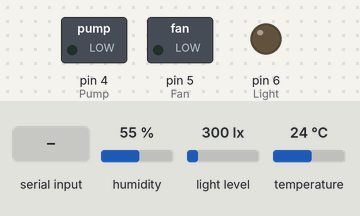
The sketch below on a simulated Arduino Uno, built with avr-gcc and run on an emulated ATmega328P. On the bench: switched loads named in the sketch (green lamp = pin HIGH), output pins drawn as LEDs (lit = HIGH). The inputs (shaded band) are chosen by the test bench; at power-on: humidity 55 %, light level 300 lx, temperature 24 °C.

Above: at 2.2 s.
2.3 s: "f" received over Serial
At 3.9 s:
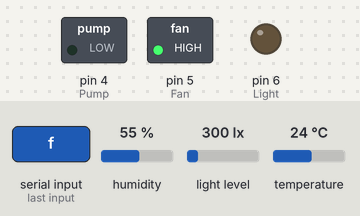
4.5 s: "w" received over Serial
At 5.5 s:
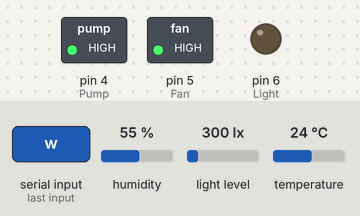
6.5 s: "x" received over Serial
At 8.2 s:
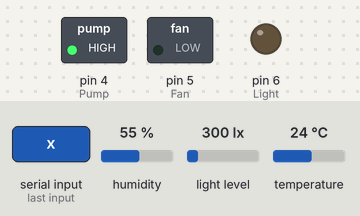
8.6 s: "y" received over Serial
At 9.8 s:
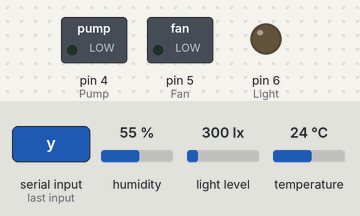
Timing chart, 0 to 11.6 s (numbered marks = the images above; inputs shaded):
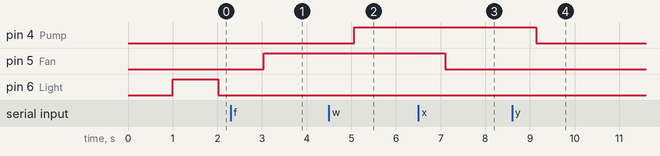

The sketch:

original_arduino_code.ino
```cpp
#include "DHT.h"
#include <Wire.h>
#include <BH1750.h>

const int Pump=4;
const int Fan=5;
const int Light=6;
const int TempHum=7;
const int Moisture=8;
const int TestLED=9;
const int Brightness=12;
const int analogMoistue=0;

#define DHTTYPE DHT11
DHT dht(TempHum, DHTTYPE);
BH1750 lightMeter;
char Data='x';
String cmd="";
float temperature=0;
float humidity=0;
uint16_t lux=0;


void setup()
{

  Wire.begin();
  dht.begin();
  lightMeter.begin();
  Serial.begin(9600);
  Serial.setTimeout(100);
  pinMode(Pump,OUTPUT);
  pinMode(Fan,OUTPUT);
  pinMode(Light,OUTPUT);
  pinMode(Moisture,INPUT);
  pinMode(TestLED,INPUT);
  delay(1000);
  digitalWrite(Pump,LOW);
  digitalWrite(Fan,LOW);
  digitalWrite(Light,LOW);
}

void loop()
{
  while(Serial.available())
  {
    delay(10);
    Data=Serial.read();
    cmd+=Data;
  }


  if(cmd=="aa")   {

    Serial.print(humidity);
  Serial.print("||");
  Serial.print(analogRead(analogMoistue));
  Serial.print("||");
  Serial.print(temperature);
  Serial.print("||");

  delay(1000);}

    if(cmd=="f")                                             // Turn ON the FAN
    {
      analogWrite(Fan,255);
    }
    if(cmd=="x")                                             // Turn OFF the FAN
    {
      analogWrite(Fan,0);
    }
    if( lux<=2)
     analogWrite(Light,255);

    if( lux>3)
     analogWrite(Light,0);
    if(cmd=="w")                                             // Turn ON the Pump
    {
      analogWrite(Pump,255);
    }
    if(cmd=="y")                                             // Turn OFF the Pump
    {
      analogWrite(Pump,0);
    }

  cmd="";
  lux = lightMeter.readLightLevel();
  temperature=dht.readTemperature();
  humidity=dht.readHumidity();
  delay(1000);
}
```

Measured:
- after the input at 2.3 s, pin 5 (Fan): LOW → HIGH after 0.74 s
- after the input at 4.5 s, pin 4 (Pump): LOW → HIGH after 0.57 s
- after the input at 6.5 s, pin 5 (Fan): HIGH → LOW after 0.60 s
- after the input at 8.6 s, pin 4 (Pump): HIGH → LOW after 0.54 s
